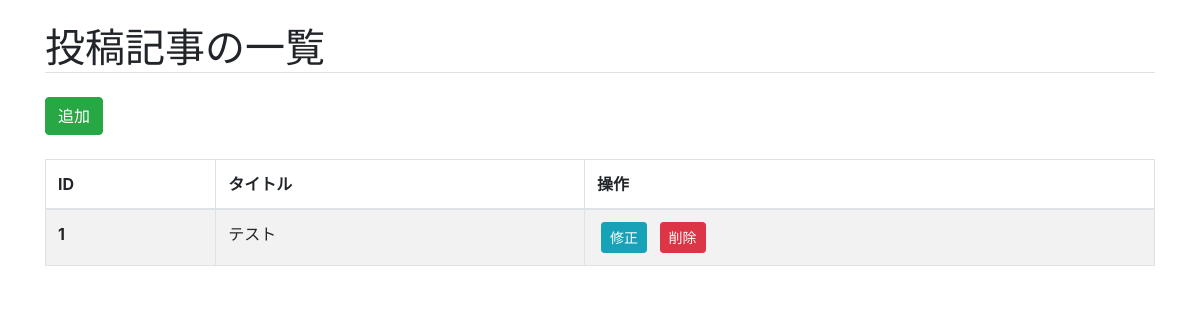
The page /myapp/article/ on the database as committed earlier.
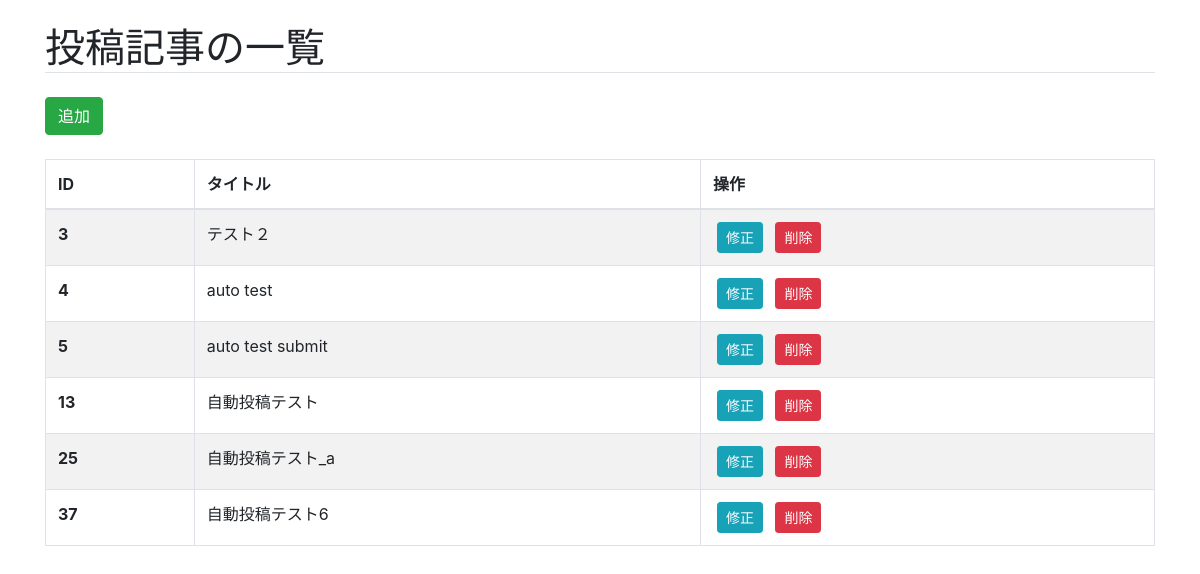
The same page on the database as committed later.
### myapp/models.py (models this page shows, shortened)
class Article(models.Model):
    title_submit = models.CharField(
        'Title',
        max_length=255
        )
    text_submit = models.TextField(
        'Text',
        blank=True,
        max_length=2000
        )

### myapp/views.py (the view)
def article_list(request):
    articles = Article.objects.all().order_by('id')
    return render(request, 'article_list.html', {
        'articles': articles
        }
    )

### templates/article_list.html (shortened to what this page needs)
{% extends "base.html" %}
{% load static %}
{% block content %}
    <h1 class="border-bottom my-4">投稿記事の一覧</h1>
    <a href="{% url 'myapp:article_add' %}" id="addArticle" class="btn btn-success mb-4">追加</a>
    <table class="table table-bordered table-striped">
        <thead>
            <tr>
                <th scope="col">ID</th>
                <th scope="col">タイトル</th>
                <th scope="col">操作</th>
            </tr>
        </thead>
        <tbody>
            {% for article in articles %}
            <tr>
                <th scope="row">{{ article.id }}</th>
                <td>{{ article.title_submit }}</td>
                <td>
                    <a href="{% url 'myapp:article_modify' article_id=article.id %}" class="btn btn-sm btn-info mx-1">修正</a>
                    <a href="{% url 'myapp:article_del' article_id=article.id %}" class="btn btn-sm btn-danger mx-1">削除</a>
                </td>
            </tr>
            {% endfor %}
        </tbody>
    </table>
{% endblock content %}

### templates/base.html (shortened to what this page needs)
{% load static %}
<!DOCTYPE html>
<html lang="ja">
<head>
    <link rel="stylesheet" href="https://stackpath.bootstrapcdn.com/bootstrap/4.4.1/css/bootstrap.min.css">
</head>
<body>
    <div class="container">
    {% block content %}{% endblock %}
    </div>
</body>
</html>

Rows that differ between the two databases and show on the page:
removed Article: id "1", title_submit "テスト"
added Article: id "3", title_submit "テスト２"
added Article: id "4", title_submit "auto test"
added Article: id "5", title_submit "auto test submit"
added Article: id "13", title_submit "自動投稿テスト"
added Article: id "25", title_submit "自動投稿テスト_a"
added Article: id "37", title_submit "自動投稿テスト6"
